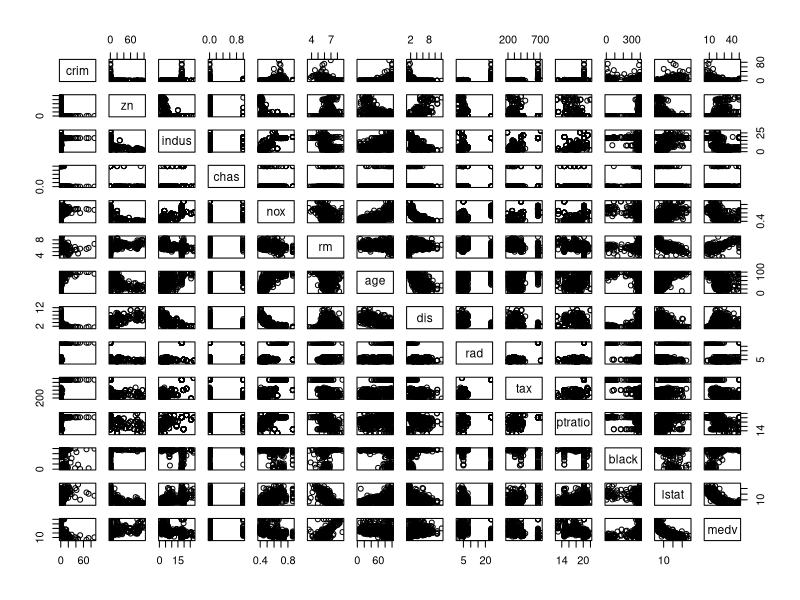
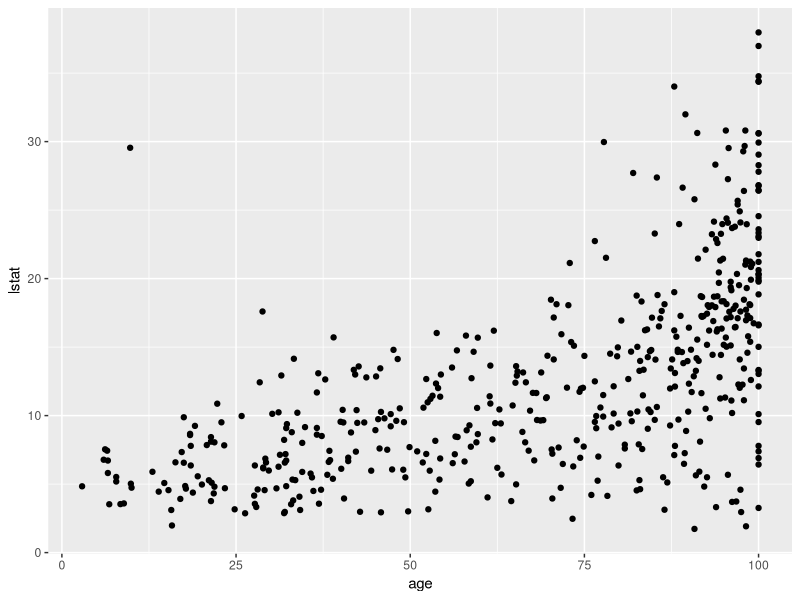

The R script that drew these images, in order: (Note: this script raises an error after producing the figures.)
## ---- chunk 1
knitr::opts_chunk$set(echo = TRUE)
show_solution = TRUE
## ---- chunk 2
library(tidyverse)  
library(MASS)
library(ggfortify)
## ---- chunk 3
pairs(Boston)
## ---- chunk 4
fit_lstat <- lm(medv ~ lstat, data = Boston)
summary(fit_lstat)
## ---- chunk 5
coef(fit_lstat)[2]
# This means that for each 1% increase in the percentage of low socio-economic status individuals residing in the neighbourhood, the median home values on average decrease by 
1000 * abs(coef(fit_lstat)[2])
## ---- chunk 6
fit_lstat_age <- lm(medv ~ lstat + age, data = Boston)

# The estimate for the slope of age is equal to
coef(fit_lstat_age)["age"]
# This says that, holding `lstat` constant, every additional percent increase in pre-1940 homes in a neighbourhood is associated with an average increase of 
1000 * coef(fit_lstat_age)["age"]
# dollars in median home value.
# When considering `age` as the only predictor variable, we saw a negative linear relation between `medv` and `age`. Now the slope estimate is positive. This might be due to a collinearty between `lstat` and `age`, which affects the estimation results.

ggplot(Boston, aes(x = age, y = lstat)) + 
  geom_point()
# This seems to be the case. With an increasing proportion of pre-1940 homes, we see an increase in the proportion of individuals with low socio-economic status living in the neighborhood.
## ---- chunk 7
fit_full <- lm(medv ~ ., data = Boston)

fit_back <- step(fit_full, direction = "backward")
summary(fit_back)
## ---- chunk 8
autoplot(fit_final)
